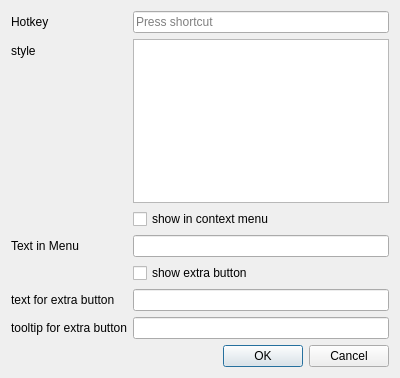
<?xml version="1.0" encoding="UTF-8"?>
<ui version="4.0">
 <class>Dialog</class>
 <widget class="QDialog" name="Dialog">
  <property name="geometry">
   <rect>
    <x>0</x>
    <y>0</y>
    <width>400</width>
    <height>378</height>
   </rect>
  </property>
  <property name="windowTitle">
   <string>Dialog</string>
  </property>
  <layout class="QGridLayout" name="gridLayout">
   <item row="0" column="0">
    <layout class="QFormLayout" name="formLayout">
     <item row="0" column="0">
      <widget class="QLabel" name="label">
       <property name="text">
        <string>Hotkey</string>
       </property>
      </widget>
     </item>
     <item row="1" column="0">
      <widget class="QLabel" name="label_10">
       <property name="text">
        <string>style</string>
       </property>
      </widget>
     </item>
     <item row="1" column="1">
      <widget class="QPlainTextEdit" name="pte_style"/>
     </item>
     <item row="2" column="0">
      <widget class="QLabel" name="label_3">
       <property name="text">
        <string/>
       </property>
      </widget>
     </item>
     <item row="2" column="1">
      <widget class="QCheckBox" name="cb_contextmenu_show">
       <property name="text">
        <string>show in context menu</string>
       </property>
      </widget>
     </item>
     <item row="3" column="0">
      <widget class="QLabel" name="label_4">
       <property name="text">
        <string>Text in Menu</string>
       </property>
      </widget>
     </item>
     <item row="3" column="1">
      <widget class="QLineEdit" name="le_contextmenu_text"/>
     </item>
     <item row="4" column="0">
      <widget class="QLabel" name="label_5">
       <property name="text">
        <string/>
       </property>
      </widget>
     </item>
     <item row="4" column="1">
      <widget class="QCheckBox" name="cb_extrabutton_show">
       <property name="text">
        <string>show extra button</string>
       </property>
      </widget>
     </item>
     <item row="5" column="0">
      <widget class="QLabel" name="label_6">
       <property name="text">
        <string>text for extra button</string>
       </property>
      </widget>
     </item>
     <item row="5" column="1">
      <widget class="QLineEdit" name="le_extrabutton_text"/>
     </item>
     <item row="6" column="0">
      <widget class="QLabel" name="label_2">
       <property name="text">
        <string>tooltip for extra button</string>
       </property>
      </widget>
     </item>
     <item row="6" column="1">
      <widget class="QLineEdit" name="le_tooltip_text"/>
     </item>
     <item row="0" column="1">
      <widget class="QKeySequenceEdit" name="hotkey"/>
     </item>
    </layout>
   </item>
   <item row="1" column="0">
    <widget class="QDialogButtonBox" name="buttonBox">
     <property name="orientation">
      <enum>Qt::Horizontal</enum>
     </property>
     <property name="standardButtons">
      <set>QDialogButtonBox::Cancel|QDialogButtonBox::Ok</set>
     </property>
    </widget>
   </item>
  </layout>
 </widget>
 <resources/>
 <connections>
  <connection>
   <sender>buttonBox</sender>
   <signal>accepted()</signal>
   <receiver>Dialog</receiver>
   <slot>accept()</slot>
   <hints>
    <hint type="sourcelabel">
     <x>248</x>
     <y>254</y>
    </hint>
    <hint type="destinationlabel">
     <x>157</x>
     <y>274</y>
    </hint>
   </hints>
  </connection>
  <connection>
   <sender>buttonBox</sender>
   <signal>rejected()</signal>
   <receiver>Dialog</receiver>
   <slot>reject()</slot>
   <hints>
    <hint type="sourcelabel">
     <x>316</x>
     <y>260</y>
    </hint>
    <hint type="destinationlabel">
     <x>286</x>
     <y>274</y>
    </hint>
   </hints>
  </connection>
 </connections>
</ui>
